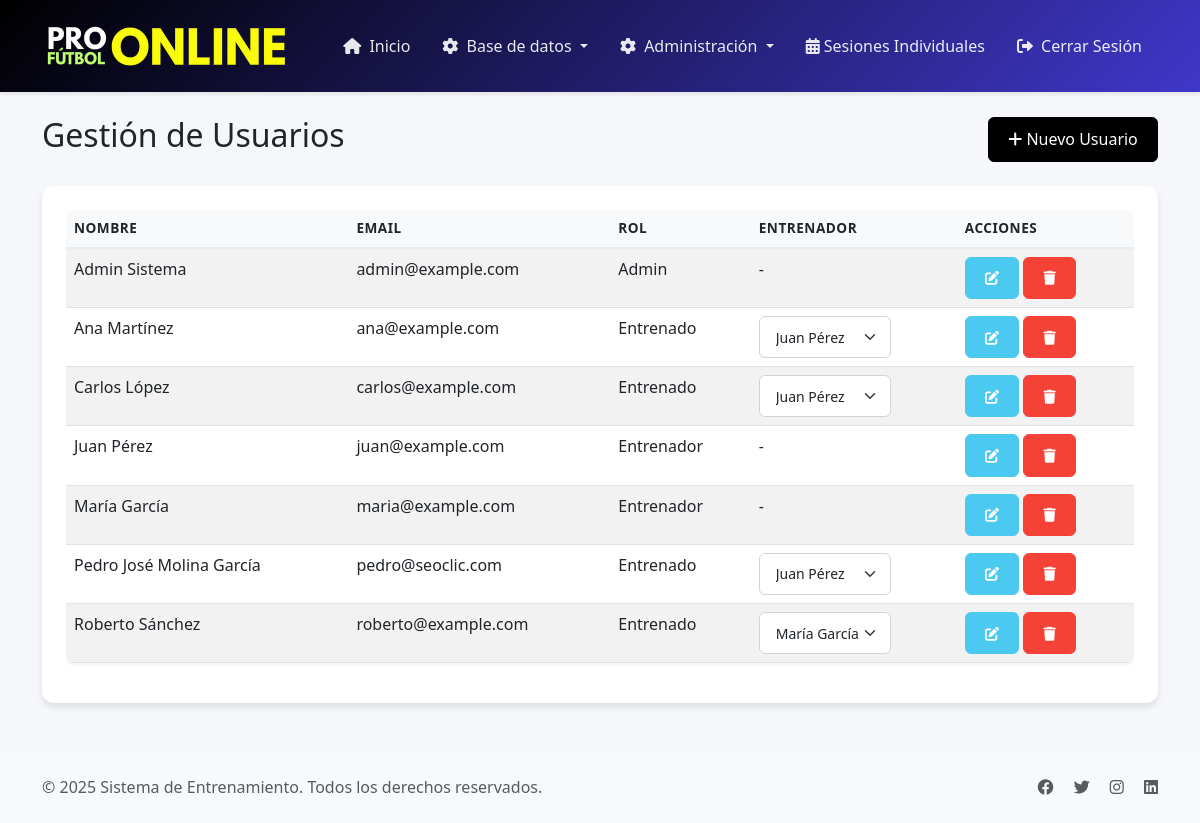
/usuarios (signed in), run on the app's committed database.
### tables this page shows
CREATE TABLE `usuarios` (
  `id` int NOT NULL,
  `nombre` varchar(100) NOT NULL,
  `apellido` varchar(100) NOT NULL,
  `email` varchar(100) NOT NULL,
  `password` varchar(255) NOT NULL,
  `telefono` varchar(20) DEFAULT NULL,
  `rol` enum('admin','entrenador','entrenado') NOT NULL,
  `entrenador_id` int DEFAULT NULL,
  `created_at` timestamp NULL DEFAULT CURRENT_TIMESTAMP
);

### controllers/BaseController.php (called while the page is built, shortened)
<?php
class BaseController {
    protected function render($view, $data = []) {
        extract($data);
        $viewPath = __DIR__ . "/../views/{$view}.php";
        require_once $viewPath;
    }
}

### controllers/AdminController.php (called while the page is built, shortened)
<?php
require_once 'BaseController.php';
require_once 'models/UsuarioModel.php';
class AdminController extends BaseController {
    private $usuarioModel;
    public function __construct() {
        $this->usuarioModel = new UsuarioModel();
    }
    public function usuarios() {
        $usuarios = $this->usuarioModel->findAll();
        $entrenadores = $this->usuarioModel->getUsuariosPorRol('entrenador');
        $this->render('usuarios/index', [
            'usuarios' => $usuarios,
            'entrenadores' => $entrenadores
        ]);
    }
}

### config/database.php (called while the page is built, shortened)
<?php
class Database {
    private static $instance = null;
    private $connection;
    private function __construct() {
        $host = 'localhost';
        $dbname = 'profutbolonline_qwb';
        $username = 'profutbolonline_asa';
        $password = '&}p^lgTkK9d~';
        try {
            $dsn = "mysql:host=$host;dbname=$dbname;charset=utf8mb4";
            $options = [
                PDO::ATTR_ERRMODE => PDO::ERRMODE_EXCEPTION,
                PDO::ATTR_DEFAULT_FETCH_MODE => PDO::FETCH_ASSOC,
                PDO::ATTR_EMULATE_PREPARES => false,
            ];
            $this->connection = new PDO($dsn, $username, $password, $options);
        } catch (PDOException $e) {
            die("Error de conexión a la base de datos: " . $e->getMessage());
        }
    }
    public static function getInstance() {
        if (self::$instance === null) {
            self::$instance = new self();
        }
        return self::$instance;
    }
    public function getConnection() {
        return $this->connection;
    }
}

### models/BaseModel.php (called while the page is built, shortened)
<?php
require_once __DIR__ . '/../config/database.php';
class BaseModel {
    public function __construct($table = null) {
        $this->db = Database::getInstance()->getConnection();
    }
}

### models/UsuarioModel.php (called while the page is built, shortened)
<?php
require_once 'BaseModel.php';
class UsuarioModel extends BaseModel {
    protected $table = 'usuarios';
    public function findByRol($rol) {
        $query = "SELECT * FROM {$this->table} WHERE rol = ?";
        $stmt = $this->db->prepare($query);
        $stmt->execute([$rol]);
        return $stmt->fetchAll(PDO::FETCH_ASSOC);
    }
    public function getUsuariosPorRol($rol) {
        return $this->findByRol($rol);
    }
    public function findAll() {
        $query = "SELECT * FROM {$this->table} ORDER BY nombre, apellido";
        $stmt = $this->db->prepare($query);
        $stmt->execute();
        return $stmt->fetchAll(PDO::FETCH_ASSOC);
    }
}

### views/usuarios/index.php (the view, shortened to what this page needs)
<?php require_once 'views/layouts/header.php'; ?>
<div class="container mt-4">
    <div class="row">
        <div class="col-12">
            <div class="d-flex justify-content-between align-items-center mb-4">
                <h2>Gestión de Usuarios</h2>
                <a href="/usuarios/crear" class="btn btn-primary">
                    <i class="fas fa-plus"></i> Nuevo Usuario
                </a>
            </div>
        </div>
    </div>
    <div class="row">
        <div class="col-12">
            <div class="card">
                <div class="card-body">
                    <?php if (!empty($usuarios)): ?>
                        <div class="table-responsive">
                            <table class="table table-striped">
                                <thead>
                                    <tr>
                                        <th>Nombre</th>
                                        <th>Email</th>
                                        <th>Rol</th>
                                        <th>Entrenador</th>
                                        <th>Acciones</th>
                                    </tr>
                                </thead>
                                <tbody>
                                    <?php foreach ($usuarios as $usuario): ?>
                                        <tr>
                                            <td><?php echo htmlspecialchars($usuario['nombre'] . ' ' . $usuario['apellido']); ?></td>
                                            <td><?php echo htmlspecialchars($usuario['email']); ?></td>
                                            <td><?php echo ucfirst($usuario['rol']); ?></td>
                                            <td>
                                                <?php if ($usuario['rol'] === 'entrenado'): ?>
                                                    <form action="/usuarios/asignar-entrenador" method="POST" class="d-inline" id="form-<?php echo $usuario['id']; ?>">
                                                        <select name="entrenador_id" class="form-select form-select-sm d-inline-block w-auto" id="entrenador-<?php echo $usuario['id']; ?>">
                                                            <?php foreach ($entrenadores as $entrenador): ?>
                                                                <option value="<?php echo $entrenador['id']; ?>"
                                                                        <?php echo $usuario['entrenador_id'] == $entrenador['id'] ? 'selected' : ''; ?>>
                                                                    <?php echo htmlspecialchars($entrenador['nombre'] . ' ' . $entrenador['apellido']); ?>
                                                                </option>
                                                            <?php endforeach; ?>
                                                        </select>
                                                    </form>
                                                <?php else: ?>
                                                    -
                                                <?php endif; ?>
                                            </td>
                                            <td>
                                                <a href="/usuarios/editar/<?php echo $usuario['id']; ?>"
                                                   class="btn btn-sm btn-info">
                                                    <i class="fas fa-edit"></i>
                                                </a>
                                                <a href="/usuarios/eliminar/<?php echo $usuario['id']; ?>"
                                                   class="btn btn-sm btn-danger"
                                                   onclick="return confirm('¿Estás seguro de que deseas eliminar este usuario?')">
                                                    <i class="fas fa-trash"></i>
                                                </a>
                                            </td>
                                        </tr>
                                    <?php endforeach; ?>
                                </tbody>
                            </table>
                        </div>
                    <?php else: ?>
                        <div class="alert alert-info">
                            No hay usuarios registrados.
                        </div>
                    <?php endif; ?>
                </div>
            </div>
        </div>
    </div>
</div>
<?php require_once 'views/layouts/footer.php'; ?>

### views/layouts/header.php (style rules this page uses)
:root { --primary-color: #000000; --secondary-color: #3f37c9; --accent-color: #4cc9f0; --success-color: #4caf50; --warning-color: #ff9800; --danger-color: #f44336; --light-color: #f8f9fa; --dark-color: #212529; }
body { background-color: #f5f7fa; font-family: 'Segoe UI', system-ui, -apple-system, sans-serif; }
.btn { padding: 0.6rem 1.2rem; font-weight: 500; border-radius: 6px; transition: all 0.3s ease; }
.btn-primary { background-color: var(--primary-color); border-color: var(--primary-color); }
.btn-danger { background-color: var(--danger-color); border-color: var(--danger-color); }
.btn-info { background-color: var(--accent-color); border-color: var(--accent-color); color: white; }
.table { border-radius: 8px; overflow: hidden; box-shadow: 0 2px 4px rgba(0,0,0,0.05); }
.table thead th { background-color: var(--light-color); border-bottom: 2px solid #e9ecef; font-weight: 600; text-transform: uppercase; font-size: 0.85rem; letter-spacing: 0.5px; }
.form-control, .form-select { border-radius: 6px; padding: 0.6rem 1rem; border: 1px solid #ced4da; transition: all 0.3s ease; }
.card { border: none; border-radius: 12px; box-shadow: 0 4px 6px rgba(0,0,0,0.1); transition: all 0.3s ease; }
.card-body { padding: 1.5rem; }

### data on the page
usuarios: nombre+apellido "Admin Sistema", email "admin@example.com", rol "Admin"
usuarios: nombre+apellido "Ana Martínez", email "ana@example.com", rol "Entrenado", entrenador_id "Juan Pérez"
usuarios: nombre+apellido "Carlos López", email "carlos@example.com", rol "Entrenado", entrenador_id "Juan Pérez"
usuarios: nombre+apellido "Juan Pérez", email "juan@example.com", rol "Entrenador"
usuarios: nombre+apellido "María García", email "maria@example.com", rol "Entrenador"
usuarios: nombre+apellido "Pedro José Molina García", email "pedro@seoclic.com", rol "Entrenado", entrenador_id "Juan Pérez"
usuarios: nombre+apellido "Roberto Sánchez", email "roberto@example.com", rol "Entrenado", entrenador_id "María García"
